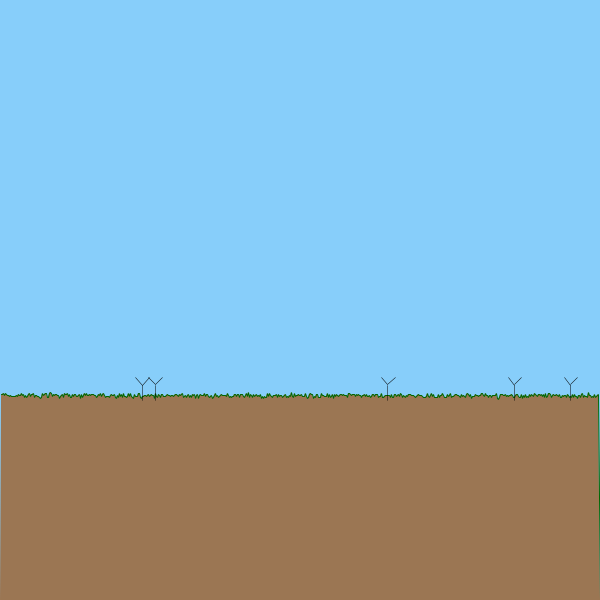
Frame 1 (no input)
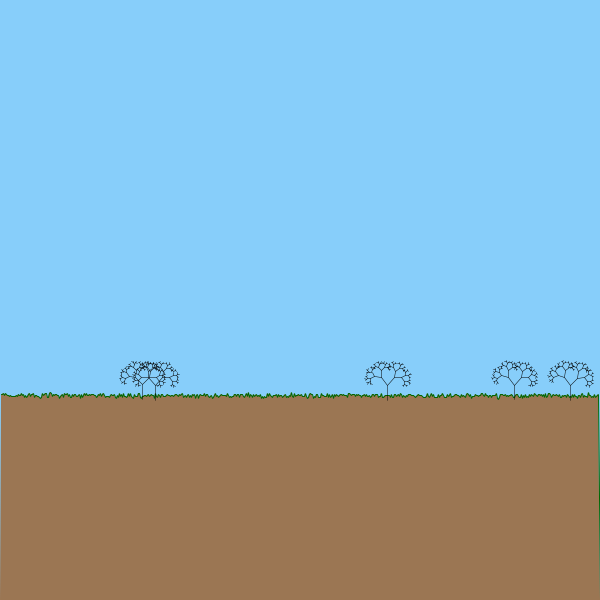
Frame 60 (the mouse pressed at the canvas centre just before this capture)
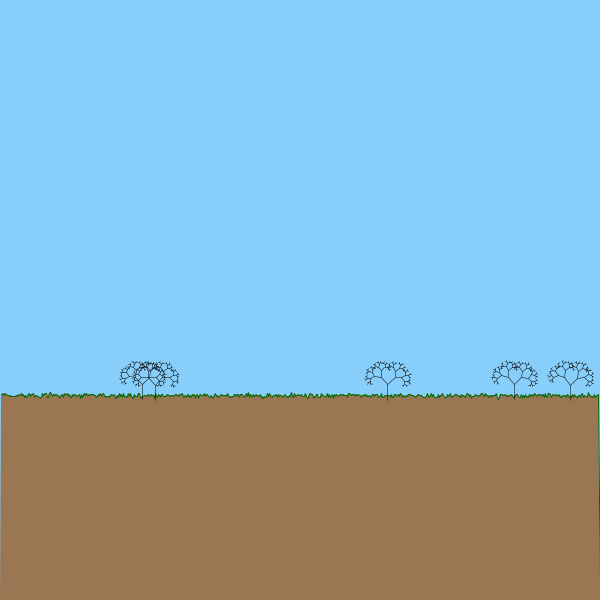
Frame 120 (the mouse held since frame 60 and released just before this capture)

The Processing sketch that drew these frames (run headless with seeded random() and noise(); from frame 60 on, the mouse is pressed at the canvas centre):

// Processing sketch: P4
// ── P4.pde
Ground g;
Tree[] t;
void setup() {
	g=new Ground(2*height/3);
	size(600,600);

	t = new Tree[5];
	for (int i = 0; i < t.length; ++i) {
		t[i]= new Tree(new PVector(random(0,width),2*height/3));
	}
}

void draw() {
	background(135,206,250);
	g.show();

	for (int i = 0; i < t.length; ++i) {
		if(g.checkInside(t[i].location.x,t[i].location.y)){
			t[i].run();
		}
	}
}
// ── Branch.pde
class Branch{
	PVector loc_begin;
	PVector loc_end;
	boolean complete=false;

	Branch(PVector a, PVector b){
		loc_begin=a;
		loc_end=b;
	}



	void display(){
		colorMode(RGB);
		stroke(0,0,0);
		strokeWeight(0.5);
		pushMatrix();
		line(loc_begin.x,loc_begin.y,loc_end.x,loc_end.y);
		popMatrix();
	}

	void update(){
		loc_begin.x+=random(-0.01,0.01);
		loc_begin.y+=random(-0.01,0.01);
		loc_end.x+=random(-0.01,0.01);
		loc_end.y+=random(-0.01,0.01);

	}


	ArrayList <Branch> createBranch(){
		//println("loc_newEnd1: "+loc_end.x+" : "+loc_end.y);
		PVector dir1 =PVector.sub(loc_end,loc_begin);
		PVector dir2 =PVector.sub(loc_end,loc_begin);
		//println("loc_newEnd1: "+loc_end.x+" : "+loc_end.y);
		//println("loc_newEnd1: "+dir1.x+" : "+dir1.y);
		dir1.rotate(random(PI/4,PI/5));
		dir1.mult(0.67);
		PVector loc_newEnd1 = PVector.add(loc_end,dir1);
		Branch branch_a = new Branch(this.loc_end,loc_newEnd1);
		
		dir2.rotate(random(-PI/4,-PI/5));
		dir2.mult(0.67);
		PVector loc_newEnd2 = PVector.add(loc_end,dir2);
		Branch branch_b = new Branch(this.loc_end,loc_newEnd2);

		ArrayList<Branch> bs = new ArrayList<Branch>() ;
		bs.add(branch_a);
		bs.add(branch_b);
		complete=true;

		
		//println("loc_newEnd2: "+loc_newEnd2.x+" : "+loc_newEnd2.y);
		
		return bs;

	}

	boolean getComplete(){
		return complete;

	}

}
// ── Ground.pde
class Ground{
	ArrayList<Float> points;
	float xoff=0.00;
	float c=200;
	float y_altitude;
	java.awt.Polygon p;

	Ground(float y){
		y_altitude=y;
		p = new java.awt.Polygon();
		p.addPoint(0,height);
		for (int i = 1; i < width-1 ; ++i) {
			xoff+=5;
			int v =(int) map (noise(xoff),0,1,50*y_altitude/51,y_altitude);
			p.addPoint(i,v);
		}
		p.addPoint((int)width,(int)height);
		p.addPoint(0,(int)height);


	}


	void show(){
		pushMatrix();
		colorMode(RGB);	
		fill(155,118,83);
		stroke(0, 102, 0);
		strokeWeight(1);
		strokeJoin(BEVEL);
		beginShape();
		/*
		vertex(0, y_altitude);
		for (int i = 1; i < width-1; ++i) {
			vertex(i, points.get(i));
		}
		vertex(width, y_altitude);
		*/

		for (int i = 1; i < p.npoints; ++i) {
			vertex(p.xpoints[i],p.ypoints[i]);
		}
		endShape(OPEN);
		popMatrix();
	}

	boolean checkInside(float x, float y){
		return p.contains(x,y);
	}

	
}
// ── Tree.pde
class Tree{
	ArrayList<Branch> branches = new ArrayList<Branch>();
	Branch b;
	int treeSize=6;
	int aj=0;

	PVector location;


	Tree(PVector loc){
		location=loc;

		float size = map(location.y,0,height,5,20);

		b=new Branch(loc,new PVector(location.x,location.y-size));
		branches.add(b);
		
	}

	void run(){
		if (aj<treeSize) {
			for (int i = branches.size()-1; i >=0  ; --i) {
				if (branches.get(i).getComplete()==false) {
					branches.addAll(branches.get(i).createBranch());
				}
			}
			aj++;
		}
		for (int i = 0; i < branches.size() ; ++i) {
			branches.get(i).display();
			branches.get(i).update();
		}
	}
}
